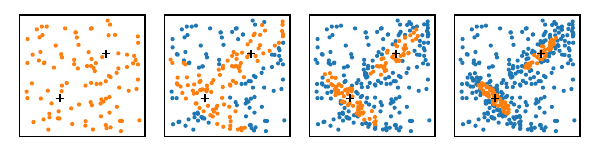

Generate this figure with Python:
from anesthetic import NestedSamples
import matplotlib.pyplot as plt
from scipy.special import logsumexp
import numpy
import tqdm

def loglikelihood(x):
    """Example non-trivial loglikelihood

    - Constrained zero-centered correlated parameters x0 and x1,
    - half-constrained x2 (exponential).
    - unconstrained x3 between 0 and 1
    - x4 is a slanted top-hat distribution between 2 and 4

    """
    x0, x1 = x[:]
    sigma0, sigma1 = 0.1, 0.1 
    mu0, mu1 = 0.7, 0.7
    eps = 0.9
    x0 = (x0-mu0)/sigma0
    x1 = (x1-mu1)/sigma1

    logl_A = -numpy.log(2*numpy.pi*sigma0*sigma1*(1-eps**2)**0.5) - (x0**2 - 2*eps*x0*x1 + x1**2)/(1-eps**2)/2

    x0, x1 = x[:]
    sigma0, sigma1 = 0.1, 0.1 
    mu0, mu1 = 0.3, 0.3
    eps = -0.9
    x0 = (x0-mu0)/sigma0
    x1 = (x1-mu1)/sigma1

    logl_B = -numpy.log(2*numpy.pi*sigma0*sigma1*(1-eps**2)**0.5) - (x0**2 - 2*eps*x0*x1 + x1**2)/(1-eps**2)/2

    return logsumexp([logl_B,logl_A]) - numpy.log(2)


def ns_sim(ndims=2, nlive=100, ndead=700):
    """Brute force Nested Sampling run"""
    numpy.random.seed(0)
    low=(0, 0)
    high=(1,1)
    live_points = numpy.random.uniform(low=low, high=high, size=(nlive, ndims))
    live_likes = numpy.array([loglikelihood(x) for x in live_points])
    live_birth_likes = numpy.ones(nlive) * -numpy.inf

    dead_points = []
    dead_likes = []
    birth_likes = []
    for _ in tqdm.tqdm(range(ndead)):
        i = numpy.argmin(live_likes)
        Lmin = live_likes[i]
        dead_points.append(live_points[i].copy())
        dead_likes.append(live_likes[i])
        birth_likes.append(live_birth_likes[i])
        live_birth_likes[i] = Lmin
        while live_likes[i] <= Lmin:
            live_points[i, :] = numpy.random.uniform(low=low, high=high, size=ndims) 
            live_likes[i] = loglikelihood(live_points[i])
    return dead_points, dead_likes, birth_likes, live_points, live_likes, live_birth_likes

data, logL, logL_birth, live, live_logL, live_logL_birth = ns_sim()

ns = NestedSamples(data=data, logL=logL, logL_birth=logL_birth)

fig, axes = plt.subplots(1,4, sharex=True, sharey=True, figsize=(5.95,5.95/3.8))

for i, ax in enumerate(axes):
    j = i*100
    points = ns.iloc[:j]
    ax.plot(points[0], points[1], '.', ms=4, label='dead points')
    points = ns.live_points(ns.logL[j])
    ax.plot(points[0], points[1], '.', ms=4, label='live points')
    ax.plot(0.7, 0.7, 'k+')
    ax.plot(0.3, 0.3, 'k+')

ax.xaxis.set_ticks([])
ax.yaxis.set_ticks([])

fig.tight_layout()
fig.savefig('nested_sampling.pdf')
